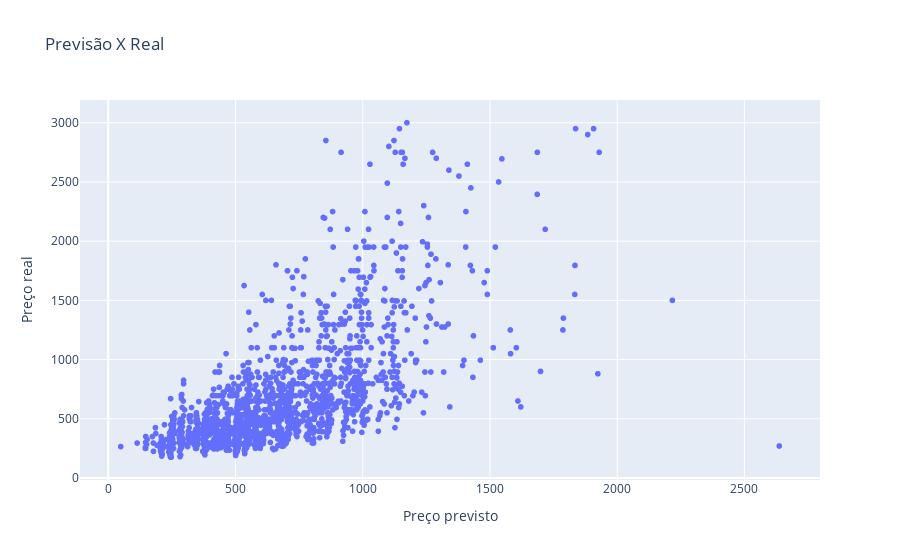

The cell this chart's notebook holds for it:
### Code cell
# Fazendo um scatter plot entre y_previsto e y_train

fig = px.scatter(x= y_previsto_train    , y= y_train,
                 title='Previsão X Real',
                 labels={'x':'Preço previsto','y':'Preço real'})
fig.show()

### Figure 1 — Plotly figure (JSON) as saved in the notebook; plotly's stock layout.template omitted (floating-point values rounded to 4 significant figures; data arrays with more than 128 entries replaced by an {"elided": "..."} marker saying what was removed)
{"data": [{"hovertemplate": "Preço previsto=%{x}<br>Preço real=%{y}<extra></extra>", "legendgroup": "", "marker": {"color": "#636efa", "symbol": "circle"}, "mode": "markers", "name": "", "showlegend": false, "type": "scattergl", "x": {"elided": "1955 float values"}, "xaxis": "x", "y": {"elided": "1955 float values"}, "yaxis": "y"}], "layout": {"legend": {"tracegroupgap": 0}, "title": {"text": "Previsão X Real"}, "xaxis": {"anchor": "y", "domain": [0, 1], "title": {"text": "Preço previsto"}}, "yaxis": {"anchor": "x", "domain": [0, 1], "title": {"text": "Preço real"}}}}
